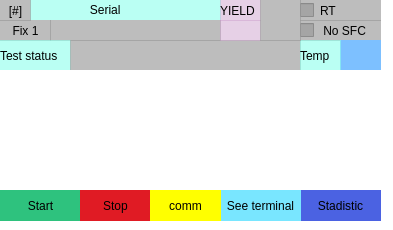
          <widget class="QFrame" name="frame_2">
           <property name="geometry">
            <rect>
             <x>10</x>
             <y>0</y>
             <width>393</width>
             <height>230</height>
            </rect>
           </property>
           <property name="styleSheet">
            <string notr="true">border-radius:0px;
background-color: rgb(255, 255, 255);</string>
           </property>
           <property name="frameShape">
            <enum>QFrame::StyledPanel</enum>
           </property>
           <property name="frameShadow">
            <enum>QFrame::Raised</enum>
           </property>
           <widget class="QLabel" name="label_16">
            <property name="geometry">
             <rect>
              <x>30</x>
              <y>0</y>
              <width>191</width>
              <height>20</height>
             </rect>
            </property>
            <property name="styleSheet">
             <string notr="true">color: rgb(0, 0, 0);
background-color: rgba(137, 255, 235, 150);</string>
            </property>
            <property name="text">
             <string>                  Serial</string>
            </property>
           </widget>
           <widget class="QPushButton" name="nt_opc">
            <property name="geometry">
             <rect>
              <x>0</x>
              <y>0</y>
              <width>31</width>
              <height>21</height>
             </rect>
            </property>
            <property name="styleSheet">
             <string notr="true">QPushButton{
	
	background-color: rgba(151, 151, 151, 163);
}
QPushButton:hover{
	
	
	background-color: rgba(255, 255, 255, 3);
}</string>
            </property>
            <property name="text">
             <string>[#]</string>
            </property>
           </widget>
           <widget class="QLabel" name="nt_sn_auto">
            <property name="geometry">
             <rect>
              <x>50</x>
              <y>20</y>
              <width>171</width>
              <height>21</height>
             </rect>
            </property>
            <property name="styleSheet">
             <string notr="true">background-color: rgba(151, 151, 151, 163);</string>
            </property>
            <property name="text">
             <string/>
            </property>
           </widget>
           <widget class="QPushButton" name="nt_fixt">
            <property name="geometry">
             <rect>
              <x>0</x>
              <y>20</y>
              <width>51</width>
              <height>21</height>
             </rect>
            </property>
            <property name="styleSheet">
             <string notr="true">QPushButton{
	
	background-color: rgba(151, 151, 151, 163);
}
QPushButton:hover{
	
	
	background-color: rgba(255, 255, 255, 3);
}</string>
            </property>
            <property name="text">
             <string>Fix 1</string>
            </property>
           </widget>
           <widget class="QLabel" name="label_18">
            <property name="geometry">
             <rect>
              <x>0</x>
              <y>40</y>
              <width>71</width>
              <height>31</height>
             </rect>
            </property>
            <property name="styleSheet">
             <string notr="true">background-color: rgba(137, 255, 235, 150);
color: rgb(0, 0, 0);</string>
            </property>
            <property name="text">
             <string>Test status</string>
            </property>
           </widget>
           <widget class="QLabel" name="nt_status">
            <property name="geometry">
             <rect>
              <x>70</x>
              <y>40</y>
              <width>231</width>
              <height>31</height>
             </rect>
            </property>
            <property name="styleSheet">
             <string notr="true">background-color: rgba(151, 151, 151, 163);</string>
            </property>
            <property name="text">
             <string/>
            </property>
           </widget>
           <widget class="QLabel" name="lb_status">
            <property name="geometry">
             <rect>
              <x>220</x>
              <y>0</y>
              <width>41</width>
              <height>21</height>
             </rect>
            </property>
            <property name="styleSheet">
             <string notr="true">background-color: rgba(200, 154, 200, 118);
color: rgb(0, 0, 0);</string>
            </property>
            <property name="text">
             <string>YIELD</string>
            </property>
           </widget>
           <widget class="QLabel" name="nt_yiel">
            <property name="geometry">
             <rect>
              <x>220</x>
              <y>20</y>
              <width>41</width>
              <height>21</height>
             </rect>
            </property>
            <property name="styleSheet">
             <string notr="true">background-color: rgba(200, 154, 200, 118);</string>
            </property>
            <property name="text">
             <string/>
            </property>
           </widget>
           <widget class="QCheckBox" name="chk_nt_status">
            <property name="geometry">
             <rect>
              <x>300</x>
              <y>20</y>
              <width>81</width>
              <height>21</height>
             </rect>
            </property>
            <property name="styleSheet">
             <string notr="true">background-color: rgba(151, 151, 151, 163);</string>
            </property>
            <property name="text">
             <string> No SFC</string>
            </property>
           </widget>
           <widget class="QPushButton" name="nt_stats">
            <property name="geometry">
             <rect>
              <x>300</x>
              <y>190</y>
              <width>81</width>
              <height>31</height>
             </rect>
            </property>
            <property name="styleSheet">
             <string notr="true">QPushButton{
background-color: qlineargradient(spread:pad, x1:0, y1:0, x2:1, y2:1, stop:1 rgba(75, 98, 226, 255));
}
QPushButton:hover{
	background-color: qconicalgradient(cx:0.5, cy:0.5, angle:0, stop:0 rgba(255, 0, 0, 255), stop:0.166 rgba(255, 255, 0, 255), stop:0.333 rgba(0, 255, 0, 255), stop:0.5 rgba(0, 255, 255, 255), stop:0.666 rgba(0, 0, 255, 255), stop:0.833 rgba(255, 0, 255, 255), stop:1 rgba(255, 0, 0, 255));
}</string>
            </property>
            <property name="text">
             <string>Stadistic</string>
            </property>
           </widget>
           <widget class="QPushButton" name="nt_start">
            <property name="geometry">
             <rect>
              <x>0</x>
              <y>190</y>
              <width>81</width>
              <height>31</height>
             </rect>
            </property>
            <property name="styleSheet">
             <string notr="true">QPushButton{
	background-color: rgb(46, 194, 126);
}
QPushButton:hover{
	
	background-color: rgb(143, 240, 164);
	color: rgb(0, 0, 0);
}</string>
            </property>
            <property name="text">
             <string>Start</string>
            </property>
           </widget>
           <widget class="QPushButton" name="nt_stop">
            <property name="geometry">
             <rect>
              <x>80</x>
              <y>190</y>
              <width>71</width>
              <height>31</height>
             </rect>
            </property>
            <property name="styleSheet">
             <string notr="true">QPushButton{
	background-color: rgb(224, 27, 36);
}
QPushButton:hover{
	background-color: rgb(246, 97, 81);
}</string>
            </property>
            <property name="text">
             <string>Stop</string>
            </property>
           </widget>
           <widget class="QPushButton" name="nt_see">
            <property name="geometry">
             <rect>
              <x>220</x>
              <y>190</y>
              <width>81</width>
              <height>31</height>
             </rect>
            </property>
            <property name="styleSheet">
             <string notr="true">QPushButton{
	
	background-color: rgb(121, 230, 255);
	color: rgb(0, 0, 0);
}
QPushButton:hover{
	
	background-color: rgb(0, 170, 255);
	color: rgb(255, 255, 255);
}</string>
            </property>
            <property name="text">
             <string>See terminal</string>
            </property>
           </widget>
           <widget class="QLabel" name="temp_1">
            <property name="geometry">
             <rect>
              <x>340</x>
              <y>40</y>
              <width>41</width>
              <height>31</height>
             </rect>
            </property>
            <property name="styleSheet">
             <string notr="true">background-color: rgb(125, 192, 255);
color: rgb(0, 0, 0);</string>
            </property>
            <property name="text">
             <string/>
            </property>
           </widget>
           <widget class="QLabel" name="label_34">
            <property name="geometry">
             <rect>
              <x>300</x>
              <y>40</y>
              <width>41</width>
              <height>31</height>
             </rect>
            </property>
            <property name="styleSheet">
             <string notr="true">background-color: rgba(137, 255, 235, 150);
color: rgb(0, 0, 0);</string>
            </property>
            <property name="text">
             <string>Temp</string>
            </property>
           </widget>
           <widget class="QPushButton" name="term">
            <property name="geometry">
             <rect>
              <x>150</x>
              <y>190</y>
              <width>71</width>
              <height>31</height>
             </rect>
            </property>
            <property name="styleSheet">
             <string notr="true">QPushButton{
	
	
	background-color: rgb(255, 255, 0);
	color: rgb(0, 0, 0);
}
QPushButton:hover{
	
	
	background-color: rgb(253, 255, 106);
	color: rgb(255, 255, 255);
}</string>
            </property>
            <property name="text">
             <string>comm</string>
            </property>
           </widget>
           <widget class="QCheckBox" name="rt">
            <property name="geometry">
             <rect>
              <x>300</x>
              <y>0</y>
              <width>81</width>
              <height>21</height>
             </rect>
            </property>
            <property name="styleSheet">
             <string notr="true">background-color: rgba(151, 151, 151, 163);</string>
            </property>
            <property name="text">
             <string>RT</string>
            </property>
           </widget>
           <widget class="QLabel" name="led_auto">
            <property name="geometry">
             <rect>
              <x>260</x>
              <y>0</y>
              <width>41</width>
              <height>41</height>
             </rect>
            </property>
            <property name="styleSheet">
             <string notr="true">background-color: rgba(151, 151, 151, 163);
color: rgb(0, 0, 0);</string>
            </property>
            <property name="text">
             <string/>
            </property>
           </widget>
           <widget class="QWidget" name="verticalLayoutWidget">
            <property name="geometry">
             <rect>
              <x>0</x>
              <y>70</y>
              <width>381</width>
              <height>119</height>
             </rect>
            </property>
            <layout class="QVBoxLayout" name="st_1"/>
           </widget>
          </widget>
